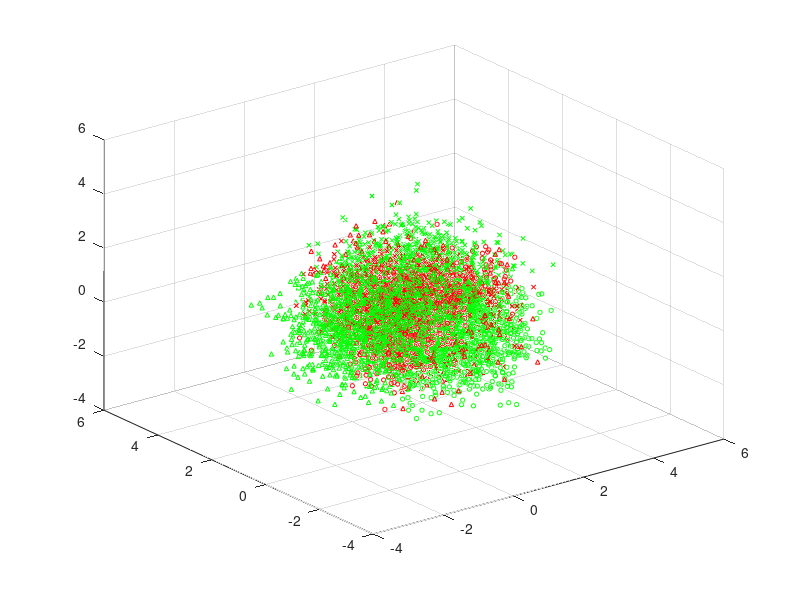

MATLAB code to generate this figure:
%Question2_PartA
% Kieran McVeigh 2/21/21
clear
%% load data and declare distributions
load('all_data_question_two.txt')

%mean vectors and covariance used to generate the data in
%Question2_GenerateData.m
mean_1_vector = [1 0 0];
mean_2_vector =[1 1 1];
mean_3a_vector = [0 1 0];%3a
mean_3b_vector = [0 0 1];%3b

covariance = [.75 0 0; 0 .75 0; 0 0 .75];

%% get approx posteriors
prior_1 = .3; prior_2 = .3; prior_3=.4;

%% get approx posteriors
posterior_1 = mvnpdf(all_data_question_two(:,1:3),mean_1_vector,covariance)*prior_1;
posterior_2 = mvnpdf(all_data_question_two(:,1:3),mean_2_vector,covariance)*prior_2;

posterior_3a = mvnpdf(all_data_question_two(:,1:3),mean_3a_vector,covariance)*.5;
posterior_3b = mvnpdf(all_data_question_two(:,1:3),mean_3b_vector,covariance)*.5;
posterior_3 = (posterior_3a + posterior_3b) * prior_3;

posteriors = [posterior_1 posterior_2 posterior_3];

%% classify
[max_posterior, max_posterior_idx] = max(posteriors,[],2);
%convert all 4s to 3s since both posteriors for 3a/b are classified as 3
classifier_labels = max_posterior_idx;

%% build confusion
confusion_matrix = ones(3);
for true_label=1:3
    
    true_labels_idx = all_data_question_two(:,4) == true_label;
    
    class_true_labels = all_data_question_two(true_labels_idx,4);
    class_classifier_labels = classifier_labels(true_labels_idx);
    
    n_true_class_members = length(class_true_labels);
    
    for classifier_label=1:3
        accuracy=sum(class_classifier_labels==classifier_label)/n_true_class_members;
        confusion_matrix(classifier_label,true_label) = accuracy;
    end
end

%% visualize
true_class_labels = all_data_question_two(:,4);
correct_classification = classifier_labels == true_class_labels;

label_markers = ['o','x','^'];
colors = ['r','g'];
for true_class=1:3
    class_data_idx = true_class_labels==true_class;
    for correct=1:2
        class_data = all_data_question_two(class_data_idx & correct_classification==(correct-1),:);
        scatter3(...
            class_data(:,1),...
            class_data(:,2),...
            class_data(:,3),...
            10*ones(length(class_data),1),...
            colors(correct),...
            label_markers(true_class))
        hold on
    end
end





